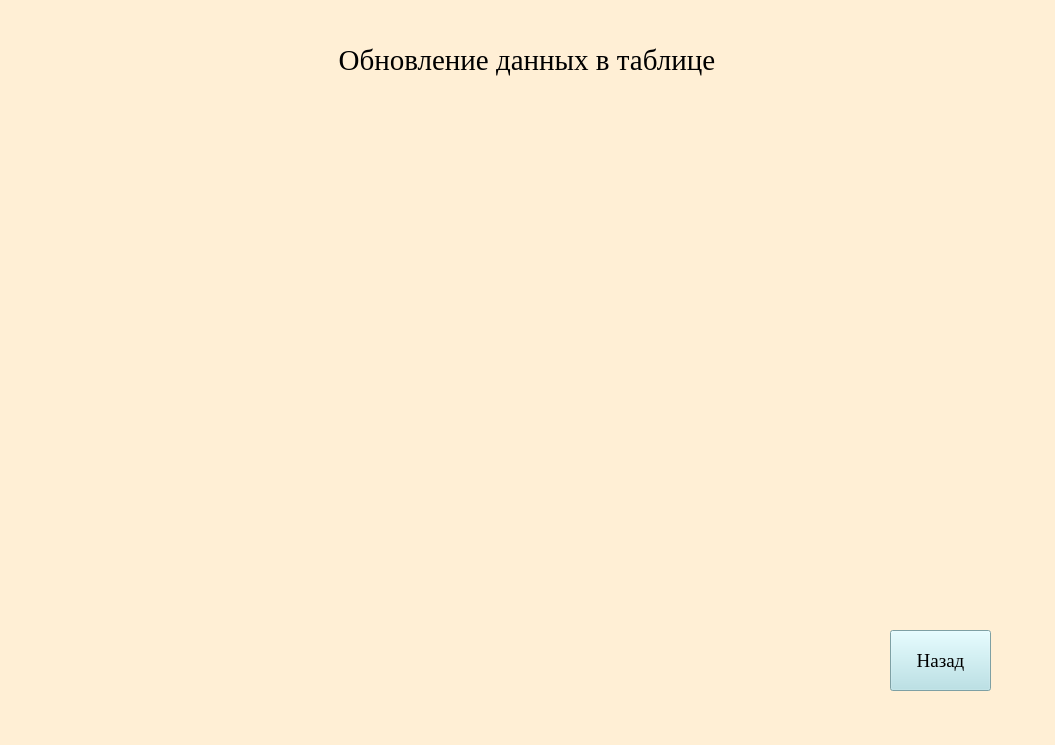
<?xml version="1.0" encoding="UTF-8"?>
<ui version="4.0">
 <class>MainWindow</class>
 <widget class="QMainWindow" name="MainWindow">
  <property name="geometry">
   <rect>
    <x>0</x>
    <y>0</y>
    <width>1055</width>
    <height>745</height>
   </rect>
  </property>
  <property name="windowTitle">
   <string>Обновелние записей</string>
  </property>
  <property name="styleSheet">
   <string notr="true">background-color: rgb(255, 239, 213)</string>
  </property>
  <widget class="QWidget" name="centralwidget">
   <widget class="QPushButton" name="back">
    <property name="geometry">
     <rect>
      <x>890</x>
      <y>630</y>
      <width>101</width>
      <height>61</height>
     </rect>
    </property>
    <property name="font">
     <font>
      <family>Times New Roman</family>
      <pointsize>14</pointsize>
     </font>
    </property>
    <property name="styleSheet">
     <string notr="true">background-color: rgb(176, 224, 230)</string>
    </property>
    <property name="text">
     <string>Назад</string>
    </property>
   </widget>
   <widget class="QLabel" name="label">
    <property name="geometry">
     <rect>
      <x>0</x>
      <y>30</y>
      <width>1061</width>
      <height>61</height>
     </rect>
    </property>
    <property name="font">
     <font>
      <family>Times New Roman</family>
      <pointsize>22</pointsize>
     </font>
    </property>
    <property name="text">
     <string>Обновление данных в таблице </string>
    </property>
    <property name="alignment">
     <set>Qt::AlignCenter</set>
    </property>
   </widget>
  </widget>
 </widget>
 <resources/>
 <connections/>
</ui>
